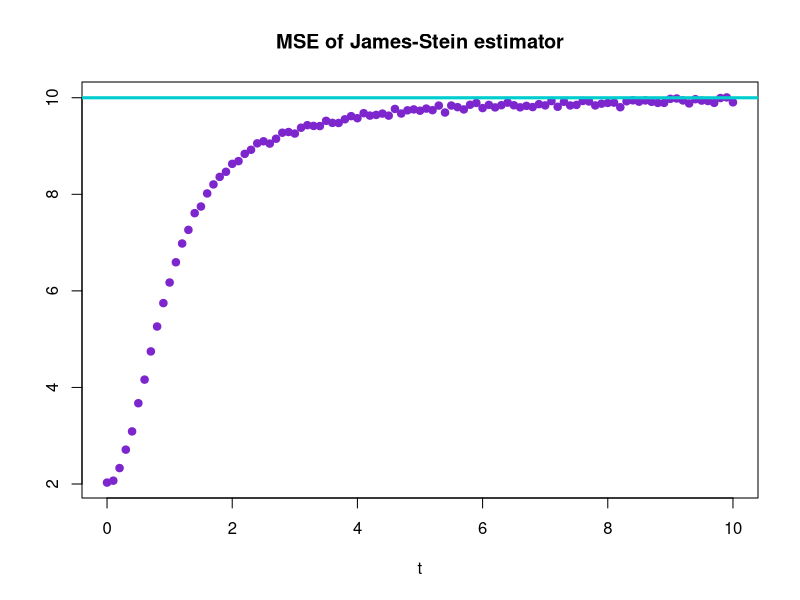
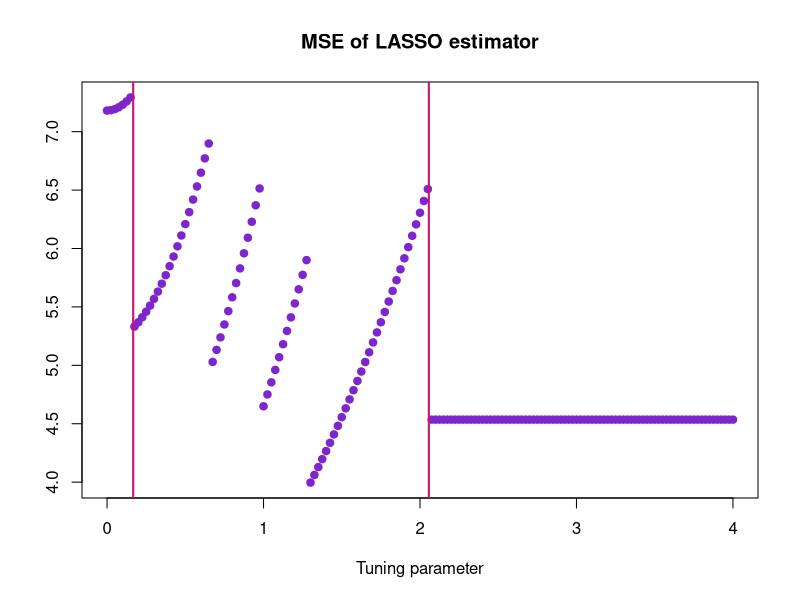

Reproduce these figures in R, in order.
## ---- chunk 1
knitr::opts_chunk$set(echo = FALSE)
library(pracma)
## ---- chunk 2

n = 10
mse = function(z,t){
  return(sum((z-rep(t, n))^2))
}


ex1 = function(t){
  Z = rnorm(n, mean = t)
  m = mse(Z, t)
  js = Z - (n-2) * Z /sum(Z^2)
  return(mse(js, t))
}


ex11 = function(t){
  return(mean(sapply(rep(t, 10000), ex1)))
}

answ_ex1 = sapply(seq(0, 10, 0.1), ex11)
plot(seq(0, 10, 0.1), answ_ex1, pch = 19, col = 'purple3', xlab = "t", ylab = '', main = "MSE of James-Stein estimator")
abline(h = n, col = 'cyan3', lwd = 3)
## ---- chunk 3
n = 10
p = 5
sigma = 1
a = 0.05
beta = c(3, 1, 0, 0, 0)
set.seed(2020)
X = randortho(10)[,1:5]
eps = rnorm(10)

Y = X %*% beta + eps

beta_ols = t(X) %*% Y

l0_norm = function(v){
  return(sum(v != 0))
}

lasso_est = function(lambda){
  v = numeric(p)
  for (i in 1:p){
    v[i] = sign(beta_ols[i]) * max(0, abs(beta_ols[i]) - lambda)
  }
  return (v)
}

ex2b = function(lambda){
  return (sum((Y - X%*%lasso_est(lambda))^2) + 2 * l0_norm(lasso_est(lambda)) - 5)
}

plot(seq(0, 4, 0.025), sapply(seq(0, 4, 0.025), ex2b), pch = 19, col = 'purple3',  
     main = "MSE of LASSO estimator", xlab = "Tuning parameter", ylab = '')
abline(v = beta_ols[1], col = 'deeppink3', lwd = 2)
abline(v = beta_ols[2], col = 'green3', lwd = 3)
abline(v = beta_ols[3], col = 'deeppink3', lwd = 2)
abline(v = beta_ols[4], col = 'deeppink3', lwd = 2)
abline(v = beta_ols[5], col = 'deeppink3', lwd = 2)

lambda_1 = round(beta_ols[2],4)
minmse = round(ex2b(beta_ols[2]),4)
## ---- chunk 4
lambda_0 = round(qnorm((1 + (1-a)^(1/p))/2),4)

lasso_est_2 = function(lambda, beta_ols){
  v = numeric(p)
  for (i in 1:p){
    v[i] = sign(beta_ols[i]) * max(0, abs(beta_ols[i]) - lambda)
  }
  return (v)
}

ex2c = function(k){
  set.seed(k)
  eps = rnorm(10)
  Y = X %*% beta + eps
  beta_ols = t(X) %*% Y
  val_0 = sum((X %*% lasso_est_2(lambda_0, beta_ols) - X %*% beta)^2)
  val_1 = sum((X %*% lasso_est_2(lambda_1, beta_ols) - X %*% beta)^2)
  return (c(val_0, val_1))
}

m = 1000
compare_lambdas = sapply(1:m, ex2c)
m0 = round(mean(compare_lambdas[1,]),4)
m1 = round(mean(compare_lambdas[2,]),4)
## ---- chunk 5

ex2d = function(k){
  set.seed(k)
  eps = rnorm(10)
  Y = X %*% beta + eps
  beta_ols = t(X) %*% Y
  v0 = lasso_est_2(lambda_0, beta_ols)
  v1 = lasso_est_2(lambda_1, beta_ols)
  fp0 = sum(v0[3:5]>0)
  fp1 = sum(v1[3:5]>0)
  return(c(fp0, fp1))
}

m = 1000
compare_lambdas2 = sapply(1:m, ex2d)
w0 = compare_lambdas2[1,]
w1 = compare_lambdas2[2,]
fwer0 = round(sum(w0>0)/m,4)
fwer1 = round(sum(w1>0)/m,4)

